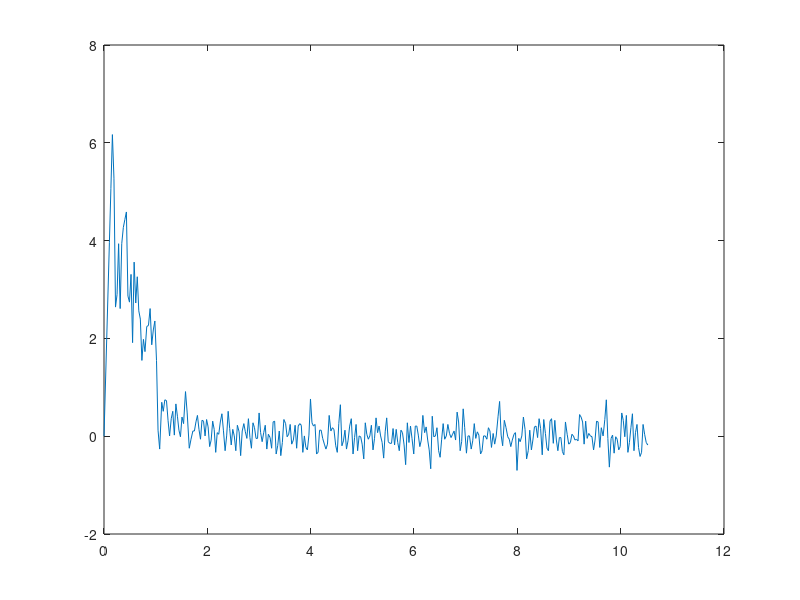

Source code (MATLAB):
t = [0 0.104192 0.13328 0.162421 0.192463 0.222512 0.252788 0.282732 0.312804 0.343328 0.37415 0.404155 0.433365 0.463232 0.493126 0.523102 0.553108 0.583208 0.614245 0.643865 0.673261 0.703297 0.733218 0.763139 0.793217 0.827554 0.860359 0.892457 0.92379 0.954343 0.984374 1.01613 1.04574 1.07747 1.11718 1.14665 1.17743 1.20943 1.23938 1.26914 1.30117 1.33111 1.36123 1.39111 1.42082 1.45016 1.47954 1.50922 1.53982 1.57746 1.61 1.6503 1.68403 1.72017 1.74975 1.77927 1.80854 1.83813 1.86743 1.89653 1.92652 1.95621 1.98545 2.015 2.04452 2.07409 2.10337 2.13257 2.16211 2.19113 2.221 2.25106 2.28195 2.31111 2.34405 2.37379 2.40327 2.43254 2.46242 2.49201 2.52127 2.55121 2.58124 2.61523 2.64464 2.67526 2.70651 2.73555 2.76536 2.79506 2.82438 2.85354 2.88323 2.91284 2.94225 2.97154 3.00198 3.03101 3.06104 3.09111 3.12118 3.15104 3.18119 3.21432 3.24424 3.27334 3.30254 3.33214 3.36167 3.39204 3.42149 3.45208 3.48117 3.51499 3.54436 3.5743 3.6034 3.63259 3.66505 3.69904 3.7286 3.75908 3.78859 3.81854 3.84811 3.87806 3.90734 3.93651 3.96622 3.99631 4.02526 4.05468 4.08435 4.11353 4.14335 4.17252 4.20255 4.23249 4.26502 4.29542 4.32517 4.35806 4.39111 4.42095 4.45025 4.48515 4.51497 4.54432 4.57498 4.60467 4.6344 4.66367 4.69326 4.72254 4.75484 4.7863 4.82012 4.84968 4.87898 4.90849 4.93813 4.96743 4.99656 5.02752 5.05701 5.08644 5.1158 5.14527 5.17512 5.20657 5.23601 5.26535 5.29503 5.32434 5.3535 5.38324 5.41275 5.44222 5.47137 5.50145 5.53201 5.56505 5.59457 5.62385 5.65533 5.68541 5.71502 5.74705 5.77664 5.80827 5.83809 5.87113 5.90246 5.93204 5.96134 5.99504 6.02471 6.05393 6.08328 6.11253 6.14205 6.17126 6.20503 6.23509 6.26502 6.29433 6.32355 6.35329 6.38264 6.41494 6.44444 6.47638 6.50541 6.53519 6.56434 6.59353 6.62552 6.65524 6.68735 6.71669 6.74647 6.77548 6.80499 6.83442 6.86351 6.89332 6.92251 6.95195 6.98109 7.01499 7.04456 7.0741 7.10724 7.13649 7.16633 7.19546 7.22524 7.25521 7.28821 7.31743 7.34656 7.37805 7.41056 7.44016 7.46974 7.4994 7.53204 7.56133 7.59125 7.62734 7.65677 7.68635 7.71575 7.74805 7.78135 7.81426 7.84355 7.87327 7.90258 7.93518 7.9644 7.9935 8.02654 8.05549 8.08653 8.11738 8.14924 8.17907 8.21096 8.24025 8.27221 8.30114 8.33113 8.3614 8.39199 8.42097 8.45059 8.48191 8.51111 8.54353 8.57331 8.60251 8.63238 8.66251 8.69619 8.72542 8.75506 8.78445 8.81341 8.84256 8.87211 8.9011 8.93116 8.96457 8.99402 9.02699 9.05636 9.08578 9.11523 9.14501 9.17499 9.20432 9.2338 9.2633 9.29258 9.32216 9.35126 9.38111 9.41503 9.44465 9.4752 9.50439 9.5335 9.56341 9.596 9.62517 9.65995 9.69314 9.7222 9.75187 9.78109 9.81428 9.84346 9.87326 9.9033 9.93255 9.96207 9.99128 10.0206 10.0502 10.0797 10.1102 10.1397 10.1692 10.1983 10.2275 10.2574 10.2866 10.3163 10.3455 10.3751 10.4043 10.4335 10.4634 10.4944 10.5243];
x1 = [0 0 0.000663225 0.00132645 0.0026529 0.00464257 0.00663225 0.00928515 0.0112748 0.0145909 0.0172438 0.02056 0.0245393 0.0285187 0.032498 0.0378038 0.0417832 0.047089 0.0523948 0.0577006 0.0636696 0.0696386 0.0756076 0.0822399 0.0901986 0.0981573 0.105453 0.112748 0.12137 0.129329 0.138614 0.147236 0.156521 0.167796 0.177081 0.185703 0.194988 0.20361 0.212232 0.221517 0.230802 0.239424 0.248046 0.256668 0.26529 0.273912 0.282534 0.291156 0.302431 0.312379 0.324317 0.333602 0.344877 0.353499 0.362121 0.370743 0.379365 0.387987 0.396609 0.40523 0.413852 0.422474 0.431759 0.440381 0.449003 0.457625 0.466247 0.474869 0.483491 0.492113 0.500735 0.51002 0.518642 0.52859 0.537212 0.545834 0.554456 0.563078 0.572363 0.580985 0.589607 0.598892 0.608177 0.617462 0.626084 0.63537 0.643991 0.653277 0.661899 0.67052 0.679142 0.687764 0.696386 0.705008 0.71363 0.722252 0.730874 0.740159 0.748781 0.758066 0.766688 0.77531 0.785258 0.79388 0.802502 0.811124 0.820409 0.829031 0.837653 0.846938 0.85556 0.864182 0.874131 0.882752 0.891374 0.899996 0.909281 0.918567 0.927189 0.937137 0.946422 0.955044 0.963666 0.972288 0.981573 0.990195 0.998817 1.00744 1.01606 1.02468 1.0333 1.04193 1.05055 1.05983 1.06846 1.07708 1.08636 1.09565 1.10493 1.11355 1.1235 1.13279 1.14141 1.1507 1.16064 1.16927 1.17855 1.18717 1.19579 1.20508 1.2137 1.22232 1.23095 1.24089 1.24952 1.25946 1.26875 1.27737 1.28599 1.29462 1.30324 1.31186 1.32114 1.32977 1.33905 1.34767 1.3563 1.36492 1.3742 1.38282 1.39211 1.40073 1.40935 1.41798 1.4266 1.43522 1.44384 1.45246 1.46175 1.47037 1.48032 1.48894 1.49756 1.50685 1.51547 1.52475 1.53404 1.54266 1.55195 1.56123 1.57052 1.5798 1.58842 1.59771 1.60699 1.61628 1.6249 1.63352 1.64215 1.65077 1.65939 1.66934 1.67862 1.68724 1.69587 1.70449 1.71311 1.72173 1.73168 1.7403 1.74959 1.75821 1.76749 1.77545 1.78474 1.79402 1.80265 1.81193 1.82055 1.82984 1.8378 1.84708 1.8557 1.86433 1.87295 1.88157 1.89019 1.89881 1.90876 1.91738 1.92601 1.93595 1.94458 1.9532 1.96182 1.97044 1.97973 1.98967 1.9983 2.00692 2.0162 2.02549 2.03411 2.0434 2.05202 2.0613 2.06993 2.07921 2.08982 2.09844 2.10707 2.11569 2.12497 2.13492 2.14487 2.15349 2.16211 2.17074 2.18068 2.18931 2.19793 2.20788 2.2165 2.22512 2.2344 2.24369 2.25298 2.26226 2.27088 2.28017 2.28879 2.29741 2.3067 2.31532 2.32394 2.33256 2.34185 2.35113 2.36042 2.36904 2.37766 2.38695 2.39557 2.40552 2.41414 2.42276 2.43138 2.44 2.44863 2.45725 2.46587 2.47516 2.4851 2.49373 2.50301 2.51163 2.52092 2.52954 2.53816 2.54678 2.55541 2.56403 2.57265 2.58127 2.58989 2.59852 2.6078 2.61775 2.62637 2.63566 2.64428 2.6529 2.66152 2.67147 2.68009 2.69004 2.69999 2.70861 2.71723 2.72585 2.7358 2.74442 2.75305 2.76233 2.77095 2.77958 2.7882 2.79682 2.80544 2.81406 2.82335 2.83197 2.84059 2.84921 2.85784 2.86646 2.87508 2.88437 2.89232 2.90161 2.91023 2.91885 2.92748 2.93676 2.94538 2.95599];
x2 = [0 0 0 0 0.01605 0.0458952 0.0529254 0.0537212 0.07322 0.0718936 0.0785258 0.0862192 0.09378 0.11633 0.126278 0.130788 0.150817 0.146838 0.162755 0.167398 0.181724 0.19207 0.207722 0.213293 0.224303 0.230537 0.24022 0.247118 0.262372 0.269137 0.276697 0.283064 0.294339 0.29739 0.289829 0.291288 0.289431 0.289564 0.292748 0.295268 0.292482 0.291288 0.295135 0.290095 0.292084 0.294339 0.2954 0.292217 0.293278 0.288105 0.291554 0.297257 0.295798 0.294472 0.294472 0.293013 0.291952 0.294207 0.295798 0.292748 0.29288 0.295268 0.292615 0.293809 0.296992 0.295931 0.29288 0.294207 0.297921 0.294737 0.295002 0.293013 0.291686 0.294339 0.297655 0.295268 0.291288 0.294074 0.296727 0.294207 0.295268 0.297655 0.293543 0.294605 0.298451 0.294472 0.293278 0.294605 0.295666 0.292482 0.295533 0.297257 0.293145 0.293941 0.295666 0.295666 0.291554 0.294737 0.296196 0.294737 0.293543 0.29739 0.295002 0.295533 0.297257 0.293013 0.29288 0.298186 0.29686 0.294472 0.298451 0.296329 0.292615 0.293278 0.2954 0.295002 0.293411 0.296594 0.295931 0.293543 0.297257 0.293676 0.293278 0.293543 0.297921 0.295268 0.297125 0.297523 0.295135 0.289299 0.293145 0.293676 0.293411 0.298186 0.297921 0.294339 0.294339 0.295666 0.296594 0.29739 0.296594 0.291952 0.294472 0.293941 0.294207 0.29686 0.297921 0.293278 0.290227 0.29686 0.296064 0.294339 0.29739 0.296064 0.293676 0.292482 0.298186 0.295533 0.293411 0.297655 0.295268 0.2954 0.296594 0.298982 0.293145 0.295002 0.295798 0.295268 0.293543 0.297523 0.295666 0.29235 0.294737 0.293676 0.295268 0.296329 0.298849 0.294605 0.29235 0.296196 0.296462 0.296462 0.294074 0.296727 0.294207 0.296329 0.297655 0.294339 0.294737 0.296727 0.29991 0.293145 0.296329 0.293676 0.295666 0.298186 0.293676 0.293676 0.295135 0.296992 0.295931 0.291952 0.294737 0.293809 0.295931 0.297523 0.300574 0.292084 0.2954 0.295268 0.293941 0.297655 0.298717 0.295798 0.293278 0.295798 0.295268 0.293411 0.29487 0.295533 0.295002 0.294472 0.295931 0.291421 0.293013 0.297655 0.296196 0.29089 0.293941 0.298053 0.295268 0.295268 0.29739 0.296064 0.293278 0.295666 0.294605 0.295135 0.298186 0.297655 0.295268 0.295268 0.295798 0.293941 0.294472 0.297125 0.29487 0.296594 0.295268 0.292084 0.289697 0.295135 0.29686 0.292748 0.293941 0.2954 0.295798 0.296992 0.295931 0.295002 0.294737 0.300839 0.295666 0.296196 0.295268 0.292217 0.294207 0.298982 0.297655 0.294339 0.297523 0.295931 0.293809 0.293676 0.295533 0.292482 0.294074 0.298319 0.292615 0.29487 0.297257 0.297655 0.29288 0.292482 0.296462 0.292748 0.295931 0.297655 0.295533 0.295533 0.297788 0.298319 0.293013 0.295002 0.296594 0.296329 0.295002 0.295268 0.295931 0.295798 0.296064 0.291819 0.292217 0.293013 0.296594 0.29288 0.295666 0.29487 0.295268 0.2954 0.297523 0.295931 0.29288 0.293013 0.297125 0.293941 0.295268 0.292615 0.289431 0.295666 0.300308 0.295666 0.295135 0.298053 0.2954 0.295798 0.297523 0.296992 0.291554 0.292748 0.2954 0.291952 0.297921 0.296329 0.293941 0.291686 0.297655 0.294737 0.293411 0.297125 0.298584 0.297921 0.293411 0.295002 0.296329 0.296727];
x3 = [0 9.10031 12.0366 15.0879 16.0085 14.5254 15.8206 18.4704 18.6559 21.3848 23.5384 25.3411 27.0889 26.7452 27.7537 29.7951 29.7612 32.7562 33.6017 35.4716 36.2015 37.2991 37.6824 39.3323 40.4545 42.5052 44.0704 45.9096 46.5642 48.1366 49.7487 48.9127 47.3105 46.6563 47.662 47.6717 47.9619 48.0543 47.6642 47.2687 47.6215 47.8856 47.4043 48.0583 47.9375 47.6126 47.4264 47.8643 47.8138 48.5661 48.2622 47.4163 47.4886 47.7033 47.7405 47.9621 48.1738 47.9115 47.6503 48.0534 48.1277 47.8107 48.147 48.0616 47.5966 47.665 48.1194 48.0195 47.4701 47.823 47.8556 48.1418 48.4025 48.0914 47.5713 47.8204 48.444 48.1718 47.7483 48.0417 47.9527 47.5869 48.1039 48.0551 47.4868 47.9453 48.2081 48.066 47.8951 48.3296 47.988 47.6749 48.2103 48.2049 47.957 47.9181 48.508 48.1776 47.9103 48.0809 48.2899 47.7801 48.022 47.997 47.7343 48.2888 48.422 47.6884 47.7377 48.0898 47.5729 47.7604 48.3269 48.3394 48.0451 48.0591 48.301 47.8968 47.9127 48.2633 47.7966 48.2154 48.3652 48.3606 47.7449 48.0078 47.793 47.6754 47.9846 48.8783 48.5151 48.3889 48.4373 47.7764 47.6829 48.1729 48.2568 48.0774 47.9122 47.7623 47.8352 48.506 48.277 48.314 48.3036 47.9288 47.7027 48.3196 48.8792 48.0459 48.0087 48.2644 47.8702 47.9746 48.3368 48.5778 47.813 48.046 48.4031 47.856 48.0866 48.1157 47.9394 47.5541 48.3036 48.1793 48.0311 48.0857 48.3461 47.8278 47.9887 48.5007 48.2594 48.3723 48.1841 47.9995 47.6011 48.1195 48.5393 48.0658 47.9394 47.9195 48.2501 47.93 48.2234 47.981 47.7339 48.1571 48.1782 47.8899 47.372 48.2281 47.9306 48.2376 48.0237 47.6151 48.1803 48.2912 48.101 47.8056 47.9006 48.4892 48.2087 48.2945 48.0253 47.7449 47.2441 48.3436 48.0749 48.0266 48.2216 47.7286 47.4713 47.8288 48.2453 47.9572 47.9773 48.2569 48.1072 47.9878 48.0484 48.1396 47.95 48.5649 48.4742 47.8004 47.8888 48.6738 48.3949 47.7568 48.0425 48.0988 47.7926 47.9156 48.3352 48.0716 48.1727 48.1262 47.6768 47.6561 47.9822 48.0305 47.9544 48.2061 48.1839 47.8004 48.0504 47.8518 47.9928 48.4801 48.9298 48.2625 47.9067 48.447 48.3892 48.1717 48.0839 47.8972 48.0055 48.1531 48.2139 47.3445 47.9003 47.9226 48.035 48.4952 48.3077 47.5916 47.6414 48.1177 47.7361 47.8746 48.2054 48.286 48.0409 48.442 48.3088 47.679 48.3806 48.2028 47.8182 47.6883 48.341 48.5248 47.9933 48.4361 48.0826 47.7618 48.0045 48.0441 47.7154 47.5622 48.2806 48.1282 47.8622 47.8525 48.0367 48.0288 47.9282 47.9262 47.8844 48.4832 48.5547 48.4709 47.9664 48.4154 48.1178 48.1727 48.1367 48.1101 47.7995 47.9592 48.4242 48.4969 47.9289 48.2839 48.1732 48.5307 49.0781 48.315 47.5147 48.0298 48.1948 47.7858 48.0763 48.0707 47.8073 47.8215 48.5971 48.5808 48.2059 48.6503 47.8989 47.9766 48.3408 48.7318 47.96 48.2328 48.4902 48.0039 47.6957 47.721 48.3532 48.2374 48.0177 47.9208];
x4 = [0 3.95666 5.06128 6.16789 5.27705 2.64032 2.90012 3.93651 2.61026 3.93732 4.26825 4.43384 4.586 2.86582 2.74175 3.30918 1.91329 3.56005 2.72382 3.26093 2.5639 2.39482 1.54977 1.98081 1.72941 2.2442 2.26426 2.61007 1.86902 2.17292 2.3563 1.55036 0.123167 -0.263015 0.694044 0.509348 0.744415 0.727625 0.324653 0.00563301 0.358234 0.509348 0.0224235 0.660463 0.408605 0.123167 -0.0111575 0.391815 0.257491 0.91232 0.475767 -0.246225 -0.061529 0.106376 0.106376 0.291072 0.425396 0.139957 -0.061529 0.324653 0.307862 0.00563301 0.341443 0.190329 -0.212644 -0.0783195 0.307862 0.139957 -0.330177 0.072795 0.039214 0.291072 0.458977 0.123167 -0.296596 0.00563301 0.509348 0.156748 -0.179063 0.139957 0.00563301 -0.296596 0.22391 0.0895855 -0.397339 0.106376 0.257491 0.0895855 -0.0447385 0.358234 -0.027948 -0.246225 0.274281 0.173538 -0.0447385 -0.0447385 0.475767 0.072795 -0.111901 0.072795 0.22391 -0.263015 0.039214 -0.027948 -0.246225 0.291072 0.307862 -0.363758 -0.195853 0.106376 -0.397339 -0.128691 0.341443 0.257491 -0.0111575 0.039214 0.2407 -0.162272 -0.0783195 0.22391 -0.246225 0.207119 0.257491 0.22391 -0.330177 0.00563301 -0.229434 -0.279806 0.0224235 0.761206 0.274281 0.207119 0.2407 -0.363758 -0.330177 0.123167 0.123167 -0.0447385 -0.162272 -0.263015 -0.162272 0.425396 0.106376 0.173538 0.139957 -0.195853 -0.330177 0.257491 0.643672 -0.195853 -0.09511 0.123167 -0.263015 -0.09511 0.207119 0.358234 -0.363758 -0.027948 0.2407 -0.296596 0.00563301 -0.0111575 -0.162272 -0.464501 0.274281 0.039214 -0.061529 0.00563301 0.22391 -0.279806 -0.0447385 0.375024 0.072795 0.207119 0.00563301 -0.128691 -0.447711 0.0895855 0.375024 -0.111901 -0.145482 -0.145482 0.156748 -0.179063 0.139957 -0.128691 -0.296596 0.123167 0.072795 -0.179063 -0.582035 0.274281 -0.128691 0.207119 -0.0447385 -0.363758 0.207119 0.207119 0.0224235 -0.212644 -0.0783195 0.425396 0.072795 0.190329 -0.0783195 -0.279806 -0.665987 0.408605 -0.0111575 0.00563301 0.173538 -0.296596 -0.43092 -0.061529 0.257491 -0.061529 0.00563301 0.2407 0.0560045 -0.027948 0.039214 0.106376 -0.0783195 0.492558 0.291072 -0.296596 -0.111901 0.55972 0.173538 -0.346968 0.00563301 0.00563301 -0.263015 -0.09511 0.257491 -0.0447385 0.0895855 0.0224235 -0.363758 -0.296596 0.00563301 0.00563301 -0.061529 0.173538 0.106376 -0.229434 0.0560045 -0.162272 0.00563301 0.408605 0.710834 0.0224235 -0.195853 0.324653 0.173538 -0.0111575 -0.061529 -0.212644 -0.0783195 0.039214 0.072795 -0.699568 -0.0447385 -0.111901 0.00563301 0.391815 0.139957 -0.464501 -0.296596 0.123167 -0.279806 -0.0783195 0.190329 0.207119 -0.027948 0.358234 0.156748 -0.380549 0.341443 0.0560045 -0.246225 -0.296596 0.307862 0.358234 -0.145482 0.324653 -0.0783195 -0.296596 -0.027948 -0.027948 -0.313387 -0.380549 0.291072 0.039214 -0.162272 -0.128691 0.039214 0.00563301 -0.0783195 -0.061529 -0.09511 0.442186 0.391815 0.291072 -0.162272 0.307862 -0.0447385 0.0560045 0.00563301 -0.0111575 -0.279806 -0.0783195 0.307862 0.291072 -0.229434 0.173538 0.00563301 0.341443 0.744415 -0.0447385 -0.632406 -0.0447385 0.0224235 -0.346968 -0.0111575 -0.061529 -0.279806 -0.212644 0.475767 0.324653 -0.0111575 0.425396 -0.330177 -0.128691 0.173538 0.458977 -0.296596 0.072795 0.2407 -0.229434 -0.41413 -0.330177 0.2407 0.039214 -0.128691 -0.179063];

plot(t,x4);
